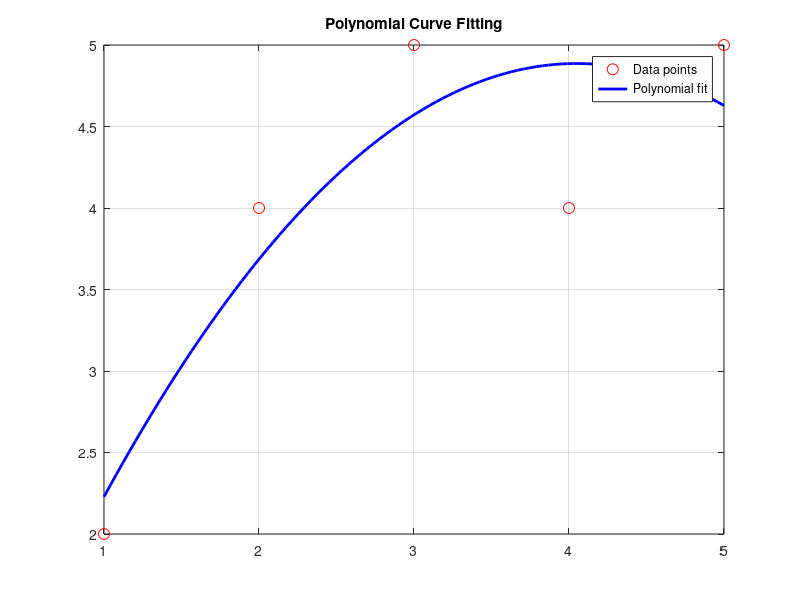

This chart was generated by the following MATLAB code:
clc
clear all
close all

% Input data
x = [1 2 3 4 5];
y = [2 4 5 4 5];

n = length(x);

% Degree of polynomial
m = 2;   % you can change (1=linear, 2=quadratic, 3=cubic...)

A = zeros(n, m+1);

for i = 1:n
    for j = 1:m+1
        A(i,j) = x(i)^(j-1);
    end
end

coef = A \ y';
disp('Polynomial Coefficients (a0, a1, a2, ...):');
disp(coef');

x_fit = linspace(min(x), max(x), 100);
y_fit = zeros(size(x_fit));

for j = 1:m+1
    y_fit = y_fit + coef(j) * x_fit.^(j-1);
end

plot(x, y, 'ro', 'MarkerSize', 8)
hold on
plot(x_fit, y_fit, 'b-', 'LineWidth', 2)
grid on
legend('Data points', 'Polynomial fit')
title('Polynomial Curve Fitting')
